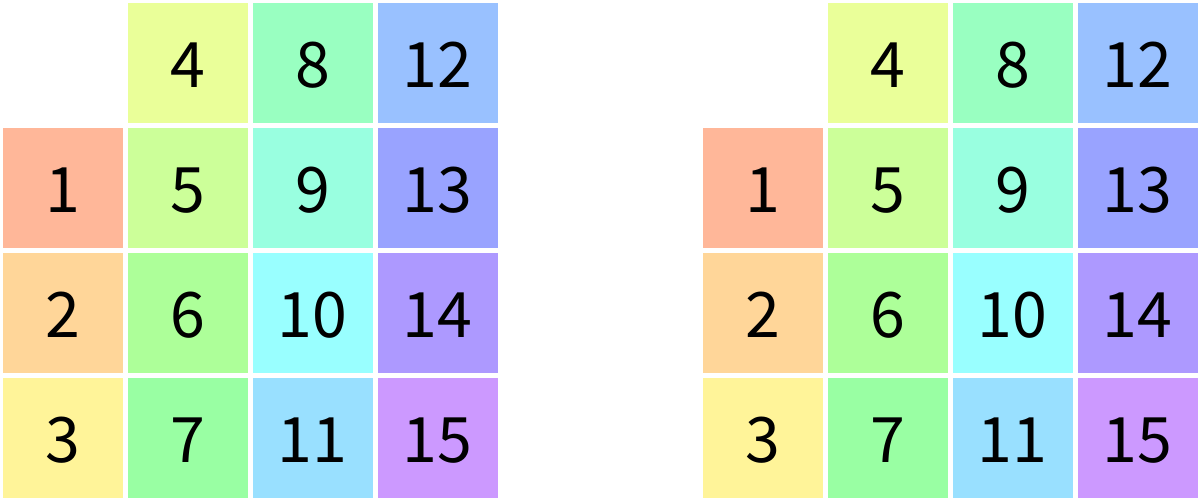
Frame 1 (no input)
Frame 60 (the mouse pressed at the canvas centre just before this capture): identical to frame 1, image omitted
Frame 120 (the mouse held since frame 60 and released just before this capture): identical to frame 1, image omitted

The Processing sketch that drew this single still picture (run headless with seeded random() and noise(); from frame 60 on, the mouse is pressed at the canvas centre):

// Processing sketch: SlidePuzzle
// ── SlidePuzzle.pde
int[][]vals;
int[][]origGrid;
int sizeX=4;
int sizeY=4;
int gridPixelW=500;
int gridPixelH=500;

int spaceX,spaceY;

boolean isGood(){
  for(int x=0;x<sizeX;x++){
    for(int y=0;y<sizeY;y++){
      if(vals[x][y]!=x*sizeX+y&&vals[x][y]!=-1)return false;
    }
  }
  return true;
}
int cellX,cellY;
void settings(){
  size(gridPixelW*2+200,gridPixelH);
}
void setup(){
  cellX=gridPixelW/sizeX;
  cellY=gridPixelH/sizeY;
  vals=new int[sizeX][sizeY];
  origGrid=new int[sizeX][sizeY];
  spaceX=0;
  spaceY=0;
  int i=1;
  for(int x=0;x<sizeX;x++){
    for(int y=0;y<sizeY;y++){
      vals[x][y]=i;
      if(x==spaceX&&y==spaceY)vals[x][y]=-1;
      else i++;
      origGrid[x][y]=vals[x][y];
    }
  }
}
void keyPressed(){
  if(key=='d')left();
  if(key=='a')right();
  if(key=='s')up();
  if(key=='w')down();
  if(key==' ')shuffleGrid();
}
void left(){
  if(spaceX>0){
    swap(spaceX,spaceY,spaceX-1,spaceY);
  }
}
void right(){
  if(spaceX<sizeX-1){
    swap(spaceX,spaceY,spaceX+1,spaceY);
  }
}
void up(){
  if(spaceY>0){
    swap(spaceX,spaceY,spaceX,spaceY-1);
  }
}
void down(){
  if(spaceY<sizeY-1){
    swap(spaceX,spaceY,spaceX,spaceY+1);
  }
}
void swap(int a,int b,int c,int d){
  int temp=vals[a][b];
  vals[a][b]=vals[c][d];
  vals[c][d]=temp;
}
void shuffleGrid(){
  for(int i=0;i<1000;i++){
    //swap(int(random(sizeX)),int(random(sizeY)),spaceX,spaceY);
    ArrayList<PVector>places=new ArrayList<PVector>();
    if(spaceX>0)places.add(new PVector(spaceX-1,spaceY));
    if(spaceY>0)places.add(new PVector(spaceX,spaceY-1));
    if(spaceX<sizeX-1)places.add(new PVector(spaceX+1,spaceY));
    if(spaceY<sizeY-1)places.add(new PVector(spaceX,spaceY+1));
    PVector p=places.get(int(random(places.size())));
    swap(int(p.x),int(p.y),spaceX,spaceY);
    findSpace();
  }
}
void findSpace(){
  for(int x=0;x<sizeX;x++){
    for(int y=0;y<sizeY;y++){
      if(vals[x][y]==-1){
        spaceX=x;
        spaceY=y;
      }
    }
  }
}
void drawGrid(int[][]grid,int xoff,int yoff){
  translate(xoff,yoff);
  for(int x=0;x<sizeX;x++){
    for(int y=0;y<sizeY;y++){
      if(grid[x][y]==-1)continue;
      colorMode(HSB,100);
      fill(map(grid[x][y],0,sizeX*sizeX+sizeY,0,100),40,100);
      colorMode(RGB,255);
      stroke(255);
      strokeWeight(5);
      rect(x*cellX,y*cellY,cellX,cellY);
      strokeWeight(1);
      fill(0);
      stroke(0);
      textSize(70);
      textAlign(CENTER,CENTER);
      text(""+grid[x][y],x*cellX+cellX/2,y*cellY+cellY/2);
    }
  }
  translate(-xoff,-yoff);
}
void draw(){
  background(255);
  findSpace();
  drawGrid(vals,0,0);
  drawGrid(origGrid,700,0);
}
